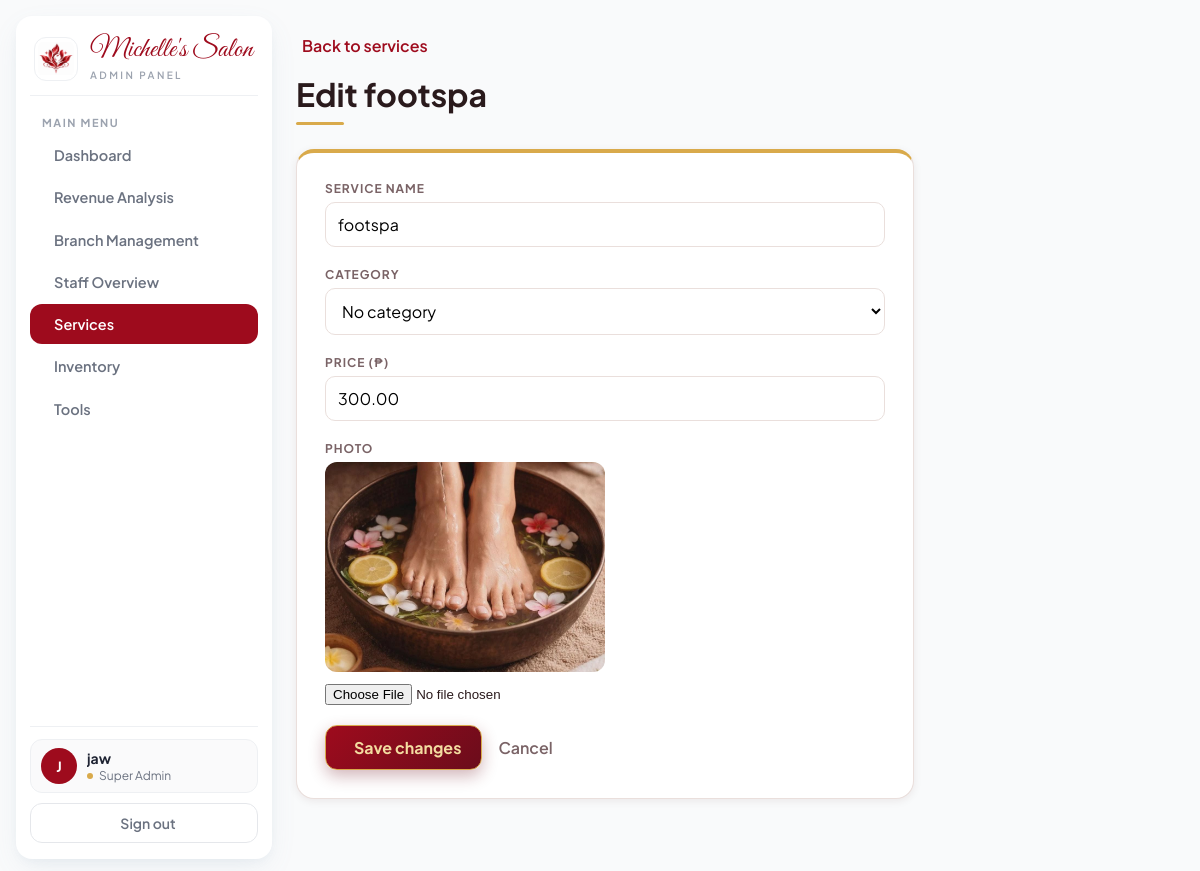
The app's page /crm/services/4/edit/ (signed in), older data.
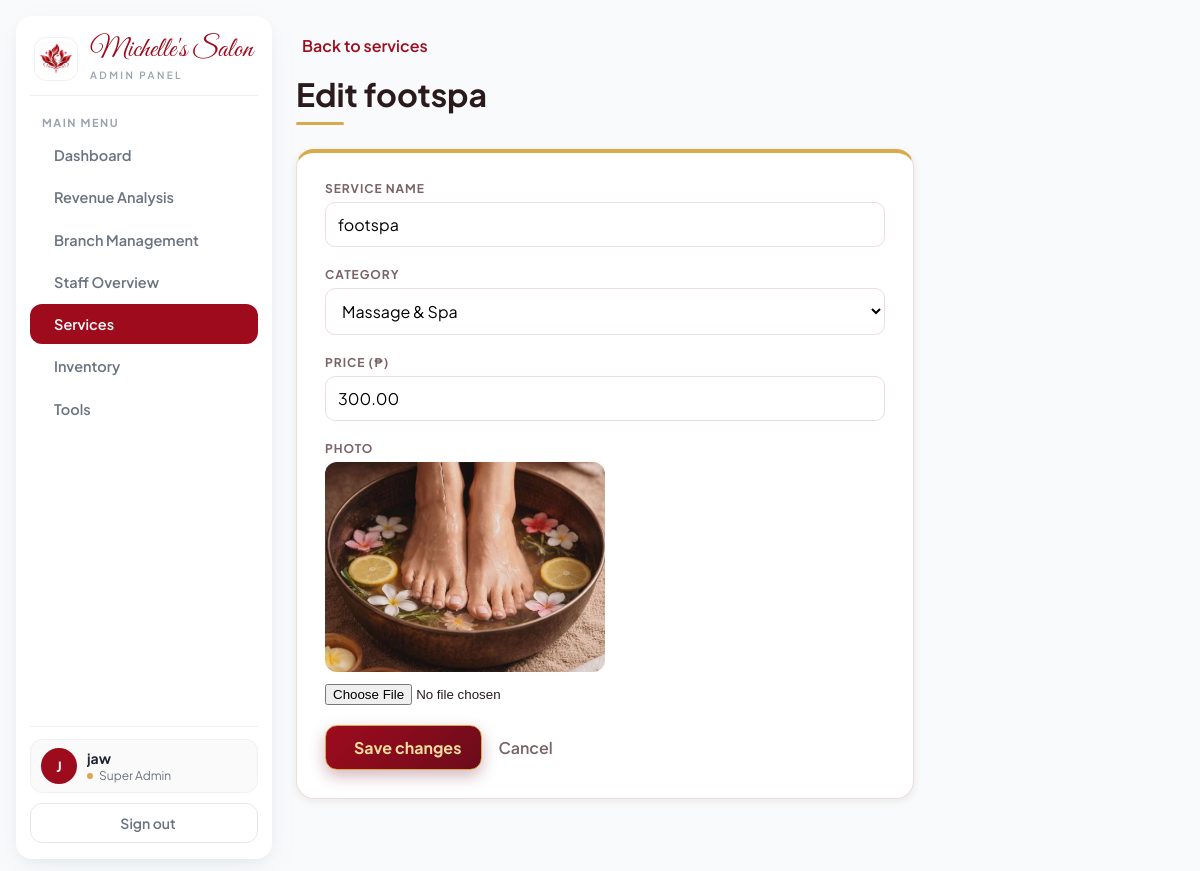
The same page, newer data.
### apiprojects/models.py (models this page shows, shortened)
class Service(models.Model):
    service_name = models.CharField(max_length=100)
    category = models.ForeignKey(ServiceCategory, on_delete=models.PROTECT, related_name="services", null=True, blank=True)
    price = models.DecimalField(max_digits=8, decimal_places=2)
    image = models.ImageField(upload_to="services/")
    slug = models.SlugField(unique=True, blank=True)

### apiprojects/views.py (the view)
# urls.py: path("crm/services/<int:pk>/edit/", views.service_form_view, name="crm_service_edit"),
@staff_member_required
def service_form_view(request, pk=None):
    service = get_object_or_404(Service, pk=pk) if pk else None
    form = ServiceForm(request.POST or None, request.FILES or None, instance=service)
    if request.method == "POST" and form.is_valid():
        saved = form.save()
        messages.success(request, f"{saved.service_name} {'updated' if service else 'created'}.")
        return redirect("crm_services")
    return render(request, "crm_dashboard/service_form.html", {"form": form, "service": service})

### apiprojects/forms.py (shortened to what this page needs)
class ServiceForm(forms.ModelForm):
    class Meta:
        model = Service
        fields = ["service_name", "category", "price", "image"]
        widgets = {
            "service_name": forms.TextInput(attrs={"placeholder": "e.g. Gel Manicure"}),
            "price": forms.NumberInput(attrs={"step": "0.01", "min": "0", "placeholder": "0.00"}),
            "image": forms.FileInput(attrs={"accept": "image/*"}),
        }
    def __init__(self, *args, **kwargs):
        super().__init__(*args, **kwargs)
        self.fields["category"].empty_label = "No category"

### apiprojects/models.py (called while the page is built)
    def __str__(self):
        return self.name

### apiprojects/templates/crm_dashboard/service_form.html (shortened to what this page needs)
{% extends "crm_dashboard/main_dashboard.html" %}
{% load static %}
{% block content %}
<link rel="stylesheet" href="{% static 'appointments/css/services.css' %}">
<div class="sv">
  <a class="sv-back" href="{% url 'crm_services' %}">
    <iconify-icon icon="ph:arrow-left-bold"></iconify-icon> Back to services
  </a>
  <div class="sv-heading">
    <h1>{% if service %}Edit {{ service.service_name }}{% else %}New service{% endif %}</h1>
  </div>
  <form method="post" enctype="multipart/form-data" class="sv-form">
    <div class="sv-field">
      <label for="{{ form.service_name.id_for_label }}">Service name</label>
      {{ form.service_name }}
    </div>
    <div class="sv-field">
      <label for="{{ form.category.id_for_label }}">Category</label>
      {{ form.category }}
    </div>
    <div class="sv-field">
      <label for="{{ form.price.id_for_label }}">Price (₱)</label>
      {{ form.price }}
    </div>
    <div class="sv-field">
      <label for="{{ form.image.id_for_label }}">Photo</label>
      {% if service and service.image %}
        <img class="sv-preview" src="{{ service.image.url }}" alt="{{ service.service_name }}">
      {% endif %}
      {{ form.image }}
    </div>
    <div class="sv-form__actions">
      <button type="submit" class="sv-create">
        <iconify-icon icon="ph:check-bold"></iconify-icon> {% if service %}Save changes{% else %}Create service{% endif %}
      </button>
      <a href="{% url 'crm_services' %}" class="sv-cancel">Cancel</a>
    </div>
  </form>
</div>
{% endblock %}

Row changes from the older to the newer data that the page shows:
changed Service "footspa": category "No category" → "Massage & Spa"
